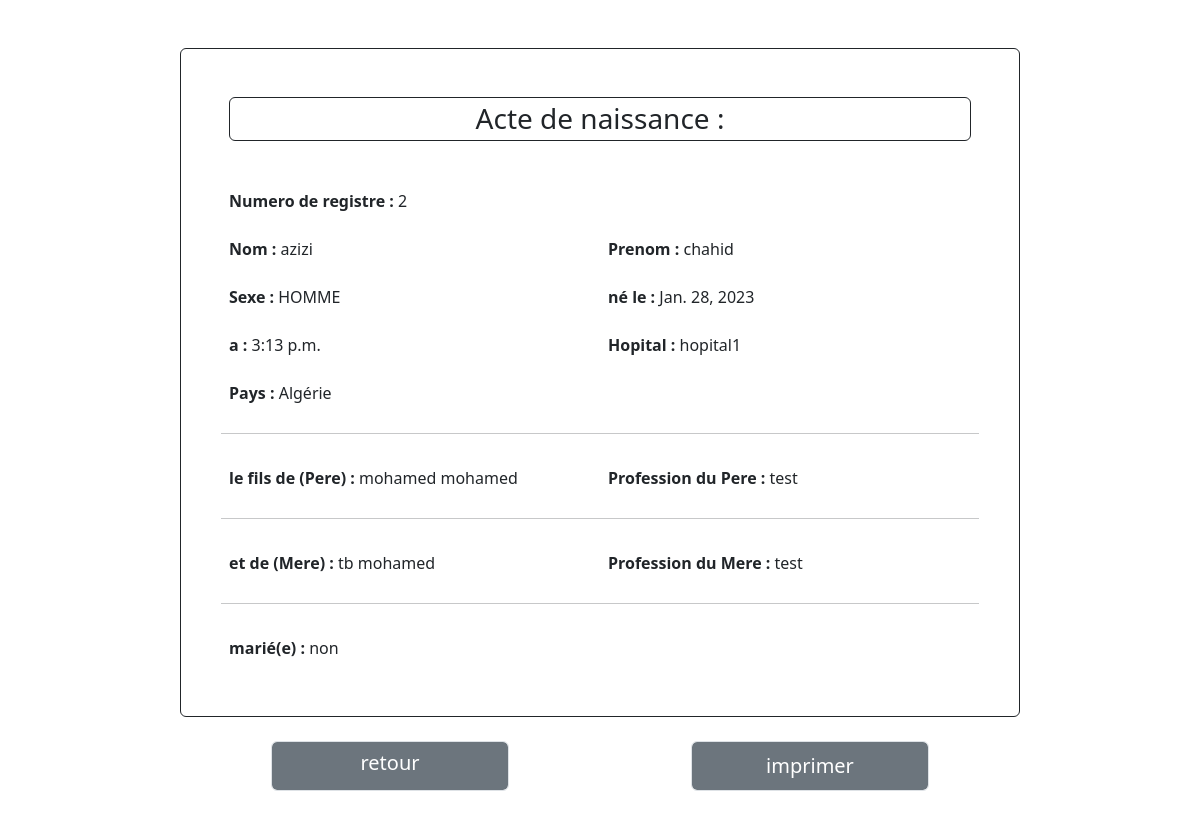
The app's page /edit/4 with its own data.
### app1/models.py (models this page shows, shortened)
class Naissance(models.Model):
    officier=models.ForeignKey(Officier,on_delete=models.CASCADE,default=0)
    numero_registre = models.ForeignKey(RegistreNaissance,on_delete=models.CASCADE ,default = 0)
    sexe = models.CharField(max_length=150, verbose_name='Precise le sexe', choices=Sexe,default = 'Masculin')
    nom = models.CharField(max_length=250, verbose_name='Nom')
    prenoms = models.CharField(max_length=250, verbose_name='Prenoms')
    date_naiss = models.DateField(verbose_name='Date de Naissance',null = True)
    heure_naiss = models.TimeField(verbose_name='Heure de Naissance')
    hopital = models.ForeignKey(Centre,on_delete=models.CASCADE)
    pays=models.CharField(max_length = 50,verbose_name = 'pays de naissance',default = 'Algérie')
    profession_pere = models.CharField(max_length=250, verbose_name='Profession du Pere', blank=True)
    profession_mere = models.CharField(max_length=250, verbose_name='Profession de la Mere')
    perei=models.ForeignKey("self",on_delete=models.CASCADE,default=1,blank=True,related_name="pereinfo")
    merei=models.ForeignKey("self",on_delete=models.CASCADE,default=1,blank=True,related_name="mereinfo")

class RegistreNaissance(models.Model):
    bureau = models.ForeignKey ( Bureauetatcivile , on_delete = models.CASCADE,null = True )
    numero_registre = models.CharField ( max_length = 150 , verbose_name = 'Numero du Registre',primary_key=True )
    annee = models.IntegerField ( verbose_name = 'Annee' , default = datetime.datetime.now ( ).year )
    def __str__ ( self ) :
        return str ( self.numero_registre )

class Centre(models.Model):
    libelle_centre = models.CharField(max_length=500, verbose_name="Centre de Santé")
    situation = models.CharField(max_length=500, verbose_name="Situation Geographique du Centre")
    def __str__ ( self ) :
        return str ( self.libelle_centre )

### app1/views.py (the view)
# urls.py: path('edit/<int:id>', views.edit,name="edit"),
def edit(request, id):
    acte = Naissance.objects.get(id=id)
    marie=Mariage.objects.filter(id=id)
    if marie:
        return render(request,'voir.html', {'acte':acte,'marie':'oui' })
    return render ( request , 'voir.html' , { 'acte' : acte , 'marie' : 'non' } )

### templates/voir.html (shortened to what this page needs)
<!DOCTYPE html>
{% load static %}
<html lang="en">
<head>
    <link rel="stylesheet" href="/static/css/bootstrap.min.css">
</head>
<body>
    <div id="pdf">
    <div class="container mt-5 border border-dark rounded p-5"  style=" width :70%;">
        <h3 class="text-center border border-dark rounded p-1 mb-5"> Acte de naissance : </h3>
        <form method="post"  class="form-group row g-3 " >
            <div class="col-7">
                <label  class="form-label " style="text-align:left">Numero de registre : </label>
                {{acte.numero_registre}}
            </div>
            <br>
            <div class="col-6">
                <label  class="form-label">Nom : </label>
                {{acte.nom}}
            </div>
            <div class="col-6">
                <label  class="form-label">Prenom : </label>
                {{acte.prenoms}}
            </div>
            <div class="col-6">
                <label  class="form-label">Sexe : </label>
                {{acte.sexe}}
            </div>
            <div class="col-6">
                <label  class="form-label">né le : </label>
                {{acte.date_naiss}}
            </div>
            <div class="col-6">
                <label class="form-label">a : </label>
                {{acte.heure_naiss}}
            </div>
            <div class="col-6">
                <label class="form-label">Hopital : </label>
                {{acte.hopital}}
            </div>
            <div class="col-6">
                <label class="form-label">Pays : </label>
                {{acte.pays}}
            </div>
             <hr style="margin-top:20px">
            <div class="col-6">
                <label  class="form-label">le fils de (Pere) : </label>
                {{acte.perei.nom}} {{acte.perei.prenoms}}
            </div>
            <div class="col-6">
                <label  class="form-label">Profession du Pere : </label>
                {{acte.profession_pere}}
            </div>
             <hr style="margin-top:20px">
            <div class="col-6">
                <label  class="form-label">et de (Mere) : </label>
                {{acte.merei.nom}} {{acte.merei.prenoms}}
            </div>
            <div class="col-6">
                <label  class="form-label">Profession du Mere : </label>
                {{acte.profession_mere}}
            </div>
             <hr style="margin-top:20px">
            <div class="col-6">
                <label  class="form-label">marié(e) : </label>
                {{marie}} {{info.lieu_mariage}}
            </div>
            <br>
        </form>
    </div>
        </div>
    <div class="row" style="width:70% ;margin-left:15%">
        <div class="col-6 ">
            <br>
            <a href="{% url 'searchN' %}" class="form-control bg-secondary fs-5 text-white mb-5 topdf" style="text-decoration:none;width:60%;height:50px;text-align:center;margin-left:20%" >retour</a>
        </div>
        <div class="col-6 ">
            <br>
            <input onclick="printPage()" type="submit" id="ajt1" class="form-control bg-secondary fs-5 text-white mb-5 topdf" style="width:60%;height:50px;text-align:center;margin-left:20%" value="imprimer">
        </div>
        </div>
</body>
</html>

### templates/voir.html (style rules this page uses)
label { font-weight:600 }

### records on screen
Naissance: numero_registre "2", nom "azizi", prenoms "chahid", sexe "HOMME", date_naiss "Jan. 28, 2023", heure_naiss "3:13 p.m.", hopital "hopital1", pays "Algérie", perei.nom "mohamed", perei.prenoms "mohamed", profession_pere "test", merei.nom "tb", merei.prenoms "mohamed", profession_mere "test"

### other values on screen
{{ marie }} "non"
